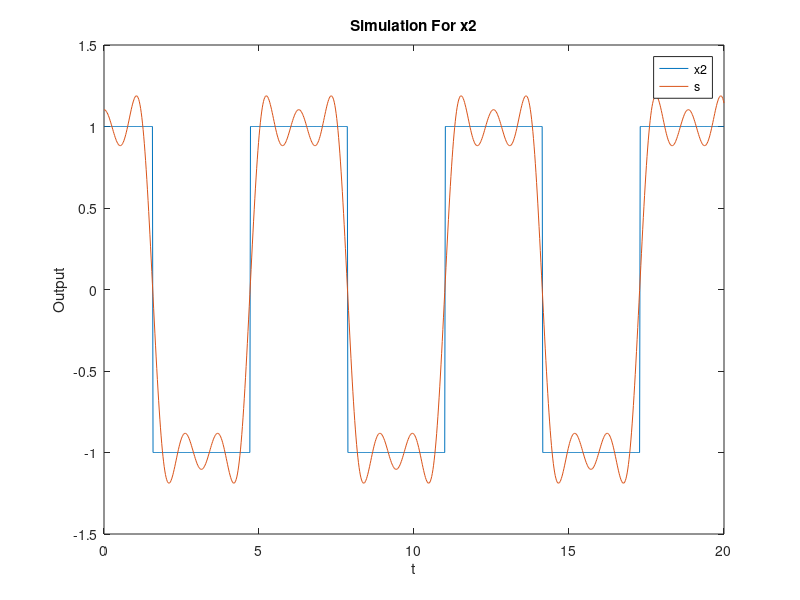

Here is the MATLAB script that generated this plot:
t = linspace(0, 20, 1000);

% square wave
x2 = cos(t);
x2(x2 > 0) = ones(size(x2(x2 > 0)));
x2(x2 < 0) = -ones(size(x2(x2 < 0)));

% coefficients for x2 CTFS
for i = 1:5
    apos_k(i) = 2 * sin(pi * i / 2) / (pi * i);
    aneg_k(i) = 2 * sin(-pi * i / 2) / (-pi * i);
end

s1 = apos_k(1) * exp(j * t) + aneg_k(1) * exp(-j * t);
s2 = apos_k(2) * exp(j * 2 * t) + aneg_k(2) * exp(-j * 2 * t);
s3 = apos_k(3) * exp(j * 3 * t) + aneg_k(3) * exp(-j * 3 * t);
s4 = apos_k(4) * exp(j * 4 * t) + aneg_k(4) * exp(-j * 4 * t);
s5 = apos_k(5) * exp(j * 5 * t) + aneg_k(5) * exp(-j * 5 * t);
s = real(s1 + s2 + s3 + s4 + s5);

% plot
plot(t, x2)
hold on
plot(t, s)
xlabel('t')
ylabel('Output')
title('Simulation For x2')
legend('x2', 's')
